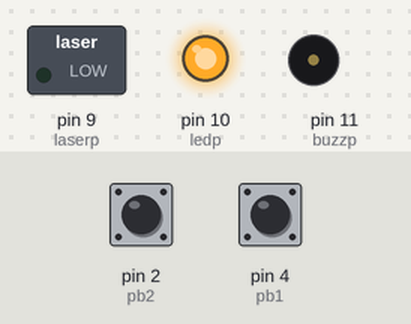
Simulated run of this sketch. Board: Arduino Uno, built with avr-gcc and run on an emulated ATmega328P. Shown: switched loads named in the sketch (green lamp = pin HIGH), output pins drawn as LEDs (lit = HIGH), buzzer (waves = sounding). The inputs (shaded band) are chosen by the test bench; at power-on: pin 4 (pb1) HIGH, pin 2 (pb2) HIGH.

Above: at 11.5 s.
11.6 s: pin 4 (pb1) pulled LOW for 0.15 s
At 11.75 s:
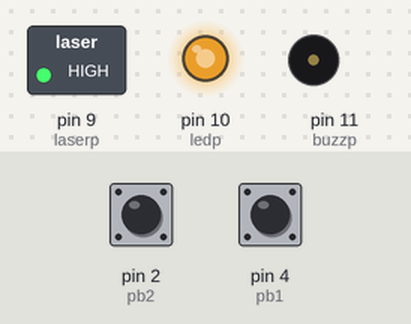
14.6 s: pin 4 (pb1) pulled LOW for 1 s
At 15.08 s:
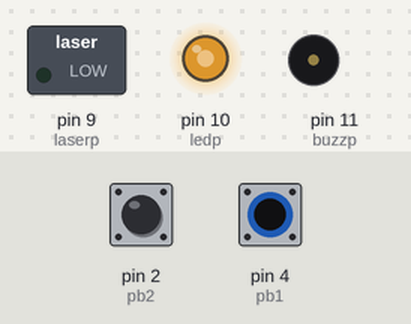
17.6 s: pin 2 (pb2) pulled LOW for 0.15 s
19.2 s: pin 4 (pb1) pulsed LOW 5 times (0.12 s each, 0.3 s apart)
At 21.8 s:
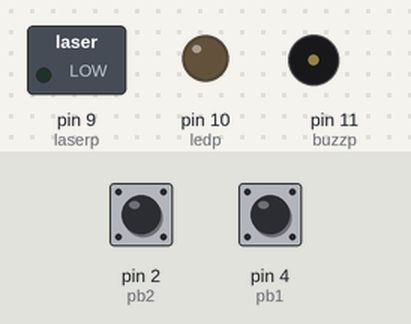
22.2 s: pin 4 (pb1) pulled LOW for 0.15 s
At 22.3 s:
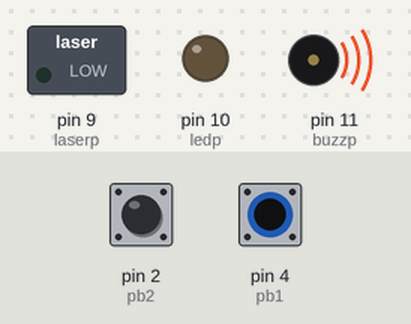
25.3 s: pin 4 (pb1) pulled LOW for 3.2 s
At 25.4 s:
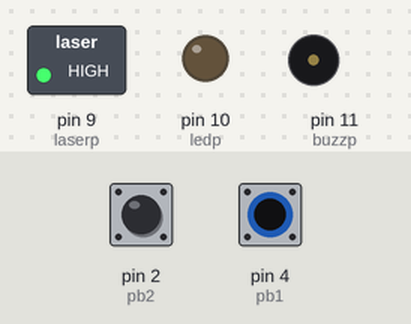
Timing chart, 0 to 31.5 s (numbered marks = the images above; inputs shaded):
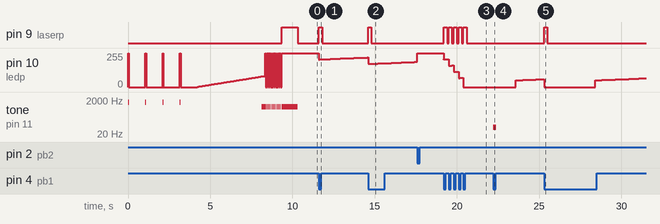

The sketch:

lasergun.ino
```cpp
#define ledp 10 //LED - need pwm
#define buzzp 11 //BUZZER - need pwm
#define laserp 9
#define pb1 4 //trigger
#define pb2 2 //debug
#define pot A0

int laser, shotd=200, shotsnd;
int charge, recharge, mincharge=50, maxcharge=255, chargeout;
long shott, t;
int pb1dwn, d, dmin=20, dmax=100;
int CHEAT, deb = 150;

void setup() {
  //Serial.begin(9600);
  pinMode(ledp, OUTPUT);
  pinMode(buzzp, OUTPUT);
  pinMode(laserp, OUTPUT);
  pinMode(pb1, INPUT_PULLUP);
  pinMode(pb2, INPUT_PULLUP);
  pinMode(pot, INPUT);
  digitalWrite(ledp, HIGH);
  laser = LOW;
  shotsnd = 0;
  charge = maxcharge;
  recharge = 0;
  chargeout = 0;
  pb1dwn = false;

  if (digitalRead(pb1)==LOW) {
    tone(buzzp,100,2000);
    for (int i=0;i<10;i++) {
      tone(buzzp,100);
      analogWrite(ledp, 255);
      delay(200);
      noTone(buzzp);
      analogWrite(ledp, 0);
      delay(50);
    }
    CHEAT = true;
  }
  else {
    CHEAT = false;
    bootsequence();
  }
}

void loop() {
  //d = map(analogRead(pot),0,1023,dmin,dmax);

  if (CHEAT) charge = maxcharge;

  if (charge<maxcharge && !chargeout) {
    recharge++;
    if (recharge>200) {
      recharge=0;
      charge++;
    }
  }

  // led lighting
  if (charge>mincharge) analogWrite(ledp, charge);
    else analogWrite(ledp, LOW);

  // shot sound
  if (shotsnd > (1000)) {
    tone(buzzp,shotsnd);
    shotsnd-=4;
  } else noTone(buzzp);

  t = millis();

  // turn off laser if on for more than shotd
  if (laser && (t-shott>shotd)) {
    laser = LOW;
    digitalWrite(laserp,laser);
  }

  // trigger debounce
  if (digitalRead(pb1)==HIGH && t-shott > deb) pb1dwn = false;

  //
  if (chargeout && t-shott>3000) {
    chargeout = 0;
    charge = mincharge;
  }

  //shot triggered
  if (digitalRead(pb1)==LOW && !pb1dwn) {
    pb1dwn = true;
    //debug();
    // enough juice to shoot
    if (charge>mincharge) {
      shott = millis();
      laser = HIGH;
      digitalWrite(laserp,laser);
      shotsnd = 2500;
      charge -= mincharge;
      if (charge<mincharge) chargeout = 1;
    } else { // not enough juice
      tone(buzzp,50,200);
      delay(200);
    }
    //debug();
  }

  if (digitalRead(pb2) == LOW) {
    debug();
    charge=maxcharge;
  }
}

void bootsequence() {
  int i;
  for (i=0;i<4;i++) {
    tone(buzzp,1500);
    analogWrite(ledp, 255);
    delay(50);
    noTone(buzzp);
    analogWrite(ledp, 0);
    delay(1000);
  }
  for (i=20;i<800;i++) {
    tone(buzzp,i);
    analogWrite(ledp, int(i/10));
    delay(5);
  }
  delay(200);
  for (i=0;i<10;i++) {
    tone(buzzp,800);
    analogWrite(ledp, 255);
    delay(50);
    noTone(buzzp);
    analogWrite(ledp, 0);
    delay(50);
  }
  tone(buzzp,800);
  digitalWrite(laserp,HIGH);
  analogWrite(ledp, 255);
  delay(1000);
  noTone(buzzp);
  digitalWrite(laserp,LOW);
}

void flashled(int n, int d) {
  for (int i=0;i<n;i++) {
    digitalWrite(ledp, LOW);
    delay(d);
    digitalWrite(ledp, HIGH);
    delay(d);
  }
}

void debug() {
  //Serial.print(analogRead(pot)); Serial.print("  ");
  //Serial.print(d); Serial.print("  ");
  Serial.println(charge); //Serial.print("  ");
  //Serial.print(mode); Serial.print("  ");
  //Serial.println(state);
}
```

Measured:
- after the input at 11.6 s, pin 9 (laserp): LOW → HIGH at once, → LOW 0.20 s later
- after the input at 14.6 s, pin 9 (laserp): LOW → HIGH at once, → LOW 0.20 s later
- after the input at 19.2 s, pin 9 (laserp): alternates HIGH for 0.20 s and LOW for 0.10 s, 10 changes in all, then stays LOW, starting at once
- after the input at 22.2 s, tone on pin 11 (buzzp): silent → 50 Hz at once, → silent 0.20 s later
- after the input at 25.3 s, pin 9 (laserp): LOW → HIGH at once, → LOW 0.20 s later
